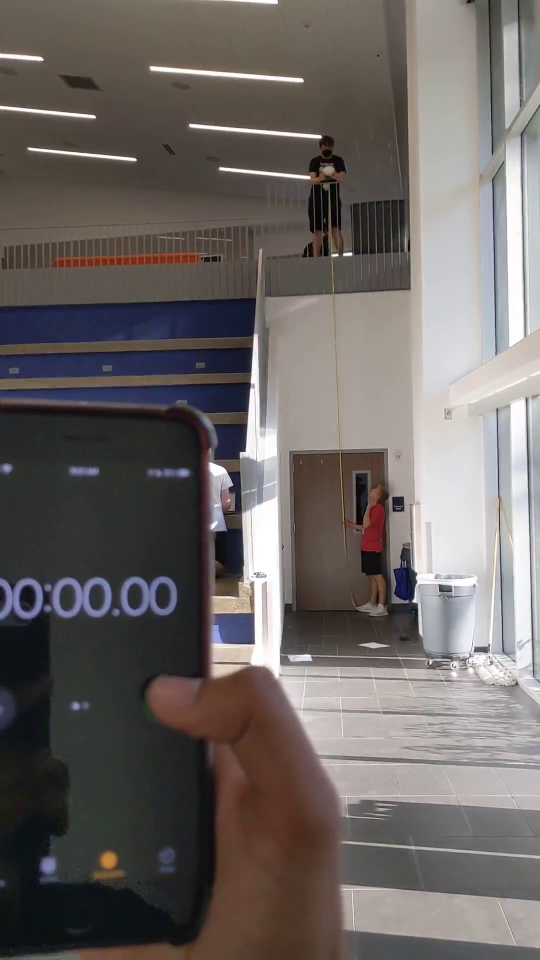
#> input picture frame 12 of Media/Test10.mp4, 1080 x 1920 px, given in place of Test1.mp4, which was not available (shown at 1/2 size)
$ python EdgeDetection_Video.py
#> lines starting #> are read from the running program, lines starting #| are printed output that depends on the picture
import cv2
import numpy as np
from matplotlib import pyplot as plt

vid = cv2.VideoCapture("Media/Test1.mp4")

while (vid.isOpened()):
    ret, frame = vid.read()
#> frame is the input picture: shape (1920, 1080, 3); mean B, G, R 99.4, 101.4, 107.4
    #scaled frame dimensions: 378x504
    frame = cv2.resize(frame, (756, 1008), fx = 0, fy = 0, interpolation = cv2.INTER_CUBIC)
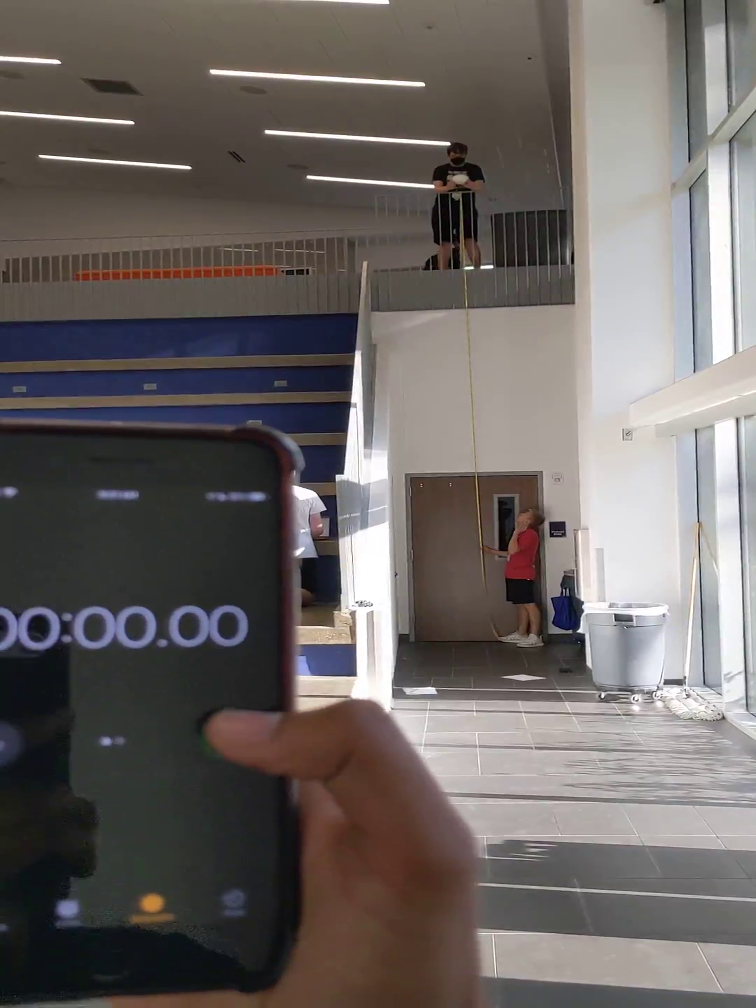
#> frame: shape (1008, 756, 3); mean B, G, R 99.4, 101.4, 107.4
    #frame.astype(np.uint8)
    originalWidth = frame.shape[1]
#> originalWidth = 756
    originalHeight = frame.shape[0]
#> originalHeight = 1008
    x1 = int(originalWidth*(68/128))
#> x1 = 401
    x2 = int(originalWidth*(70/128))
#> x2 = 413
    y1 = int(originalHeight*(4/8))
#> y1 = 504
    y2 = int(originalHeight*(5/8))
#> y2 = 630

    cropped_frame = frame[y1:y2, x1:x2]
    frameEdges = cv2.Canny(cropped_frame, 50, 200)
    cv2.imshow('Frame', frame)
    cv2.imshow('New_Frame', frameEdges)
    if cv2.waitKey(25) & 0xFF == ord('q'):
#> (key q is pressed here)
        break

vid.release()
cv2.destroyAllWindows()

$ run again, starting later in the video
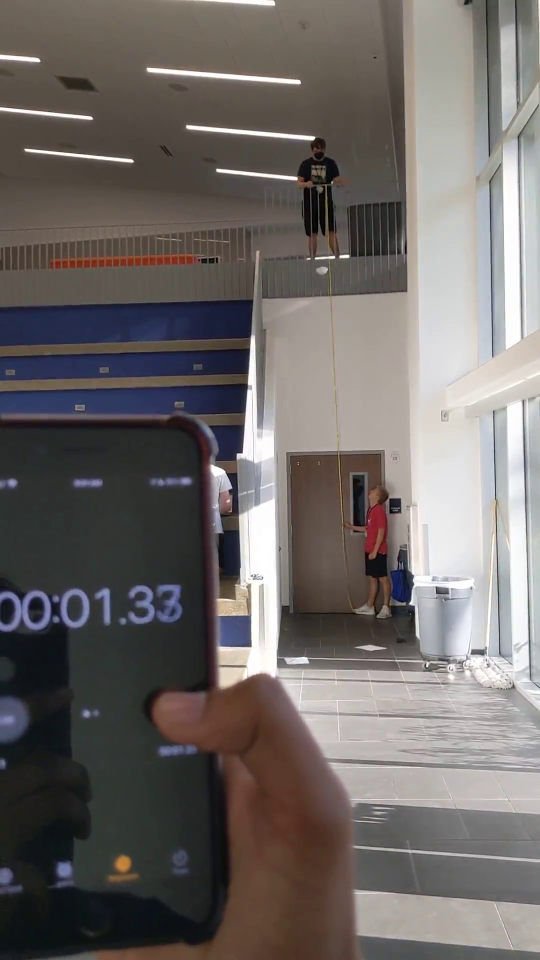
#> input picture frame 56 of Media/Test10.mp4, 1080 x 1920 px, given in place of Test1.mp4, which was not available (shown at 1/2 size)
#> frame is the input picture: shape (1920, 1080, 3); mean B, G, R 103.3, 105.3, 110.6
#> `frame = cv2.resize(frame, (756, 1008), fx = 0, fy = 0, interpolation =..`:
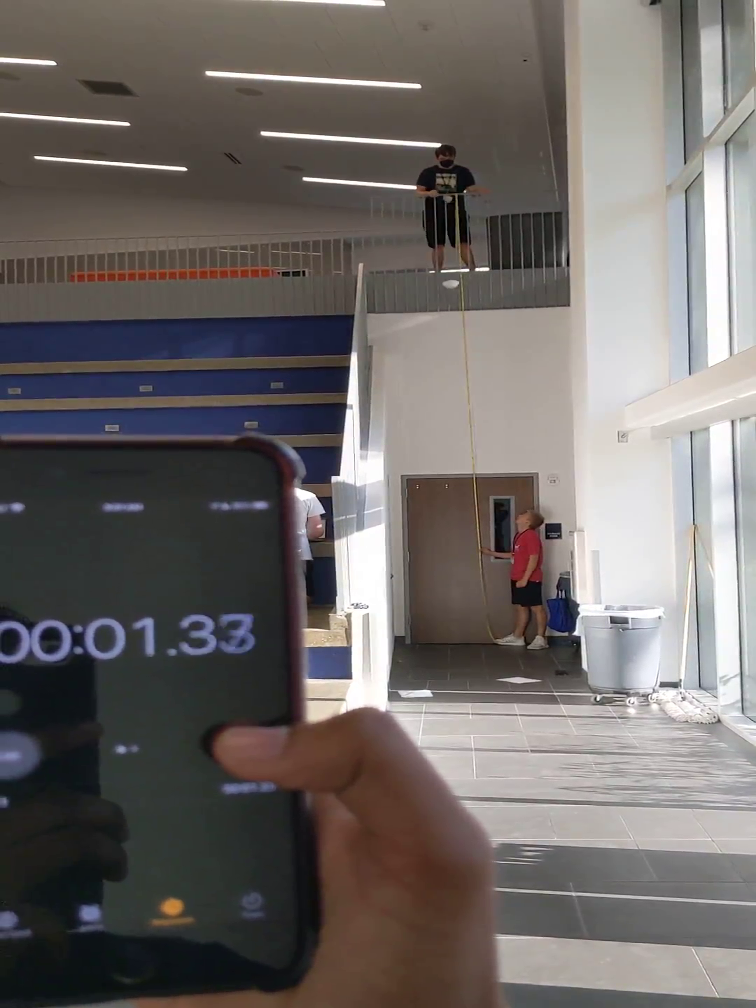
#> frame: shape (1008, 756, 3); mean B, G, R 103.3, 105.3, 110.6

$ run again, starting later in the video
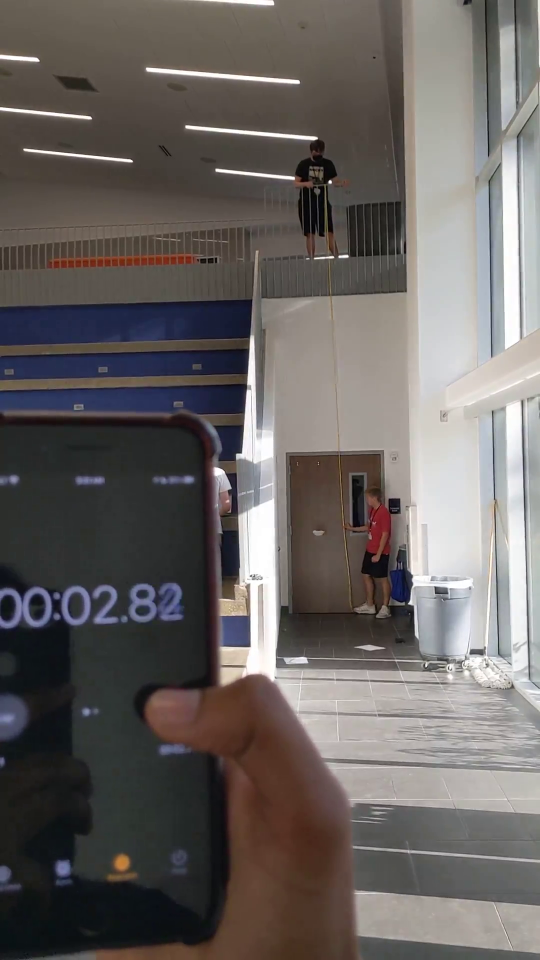
#> input picture frame 100 of Media/Test10.mp4, 1080 x 1920 px, given in place of Test1.mp4, which was not available (shown at 1/2 size)
#> frame is the input picture: shape (1920, 1080, 3); mean B, G, R 97.6, 99.7, 104.7
#> `frame = cv2.resize(frame, (756, 1008), fx = 0, fy = 0, interpolation =..`:
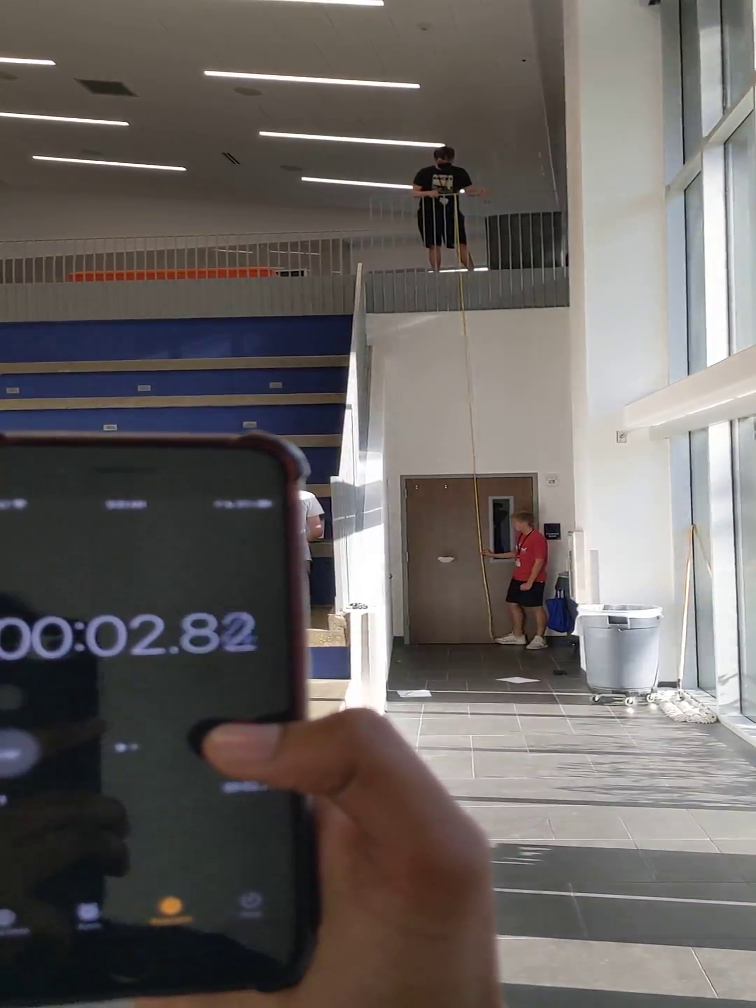
#> frame: shape (1008, 756, 3); mean B, G, R 97.6, 99.7, 104.7
